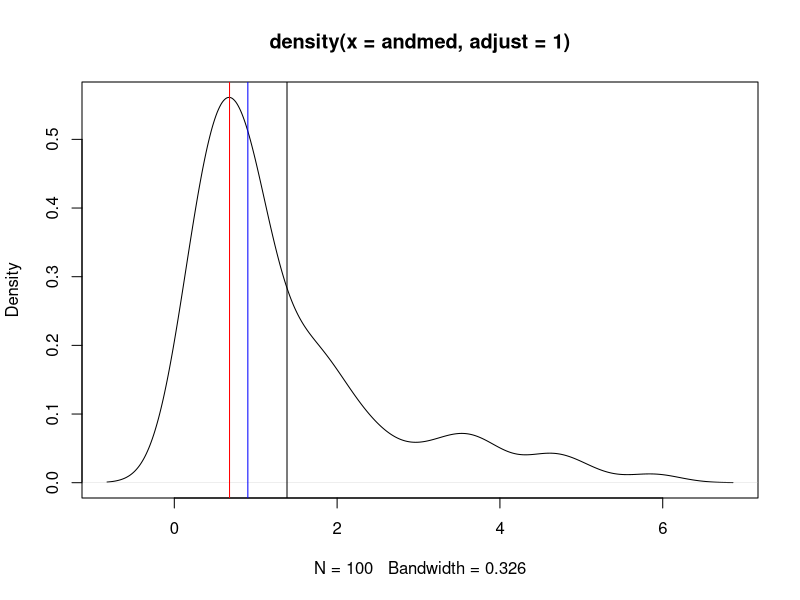

Generate this figure with R: (Note: this script raises an error after producing the figure.)
## ---- chunk 1
andmed <- rlnorm(100)
mode <-  function(x, adjust = 1) {
  x <- na.omit(x)
  dx <- density(x, adjust = adjust)
  dx$x[which.max(dx$y)]
}
plot(density(andmed, adjust = 1))
abline(v = mode(andmed), col = "red")
abline(v = median(andmed), col = "blue")
abline(v = mean(andmed))
## ---- chunk 2

multiplicative_sd <- function(x) {
  x <- na.omit(x)
  log_data <- log10(x)
  log_mean <- mean(log_data)
  log_sd <- sd(log_data)
  geom_mean <- 10**log_mean
  mult_sd <- 10**log_sd
  lower1 <- geom_mean/mult_sd
  upper1 <- geom_mean * mult_sd
  lower2 <- geom_mean/(mult_sd**2)
  upper2 <- geom_mean * (mult_sd**2)
  Mean <- mean(x)
  lower3 <- mean(x) - sd(x)
  upper3 <- mean(x) + sd(x)
  lower4 <- mean(x) - sd(x)*2
  upper4 <- mean(x) + sd(x)*2
  results <- tibble(SD=c("multiplicative_SD", 
                         "multiplicative_2_SD", 
                         "additive_SD", 
                         "additive_2_SD"), 
                    MEAN=c(geom_mean, 
                           geom_mean, 
                           Mean, 
                           Mean), 
                    lower=c(lower1, 
                            lower2, 
                            lower3, 
                            lower4), 
                    upper=c(upper1, 
                            upper2, 
                            upper3, 
                            upper4) )
  results
}

multiplicative_sd(andmed)
## ---- chunk 3
set.seed(5363)
norm_andmed <- rnorm(3, 100, 20)
multiplicative_sd(norm_andmed)
## ---- chunk 4
library(car)
qqPlot(andmed)
## ---- chunk 5
qqPlot(log2(andmed))
## ---- chunk 6
mad(andmed, constant = 1); sd(andmed); mad(andmed)
## ---- chunk 7
mad(log10(andmed), constant = 1); sd(log10(andmed)); mad(log10(andmed))
## ---- chunk 8
cor(iris$Sepal.Length, iris$Sepal.Width, use = "complete.obs")
## ---- chunk 9
knitr::include_graphics("img/Slide1.jpg")
## ---- chunk 10
# numeric columns only!
# the following gives cor matrix with 
# frequentist correction for mutliple testing:
# print(psych::corr.test(iris[-5]))
# only numeric cols allowed! Hence -Species
cor(iris[,-5]) 
